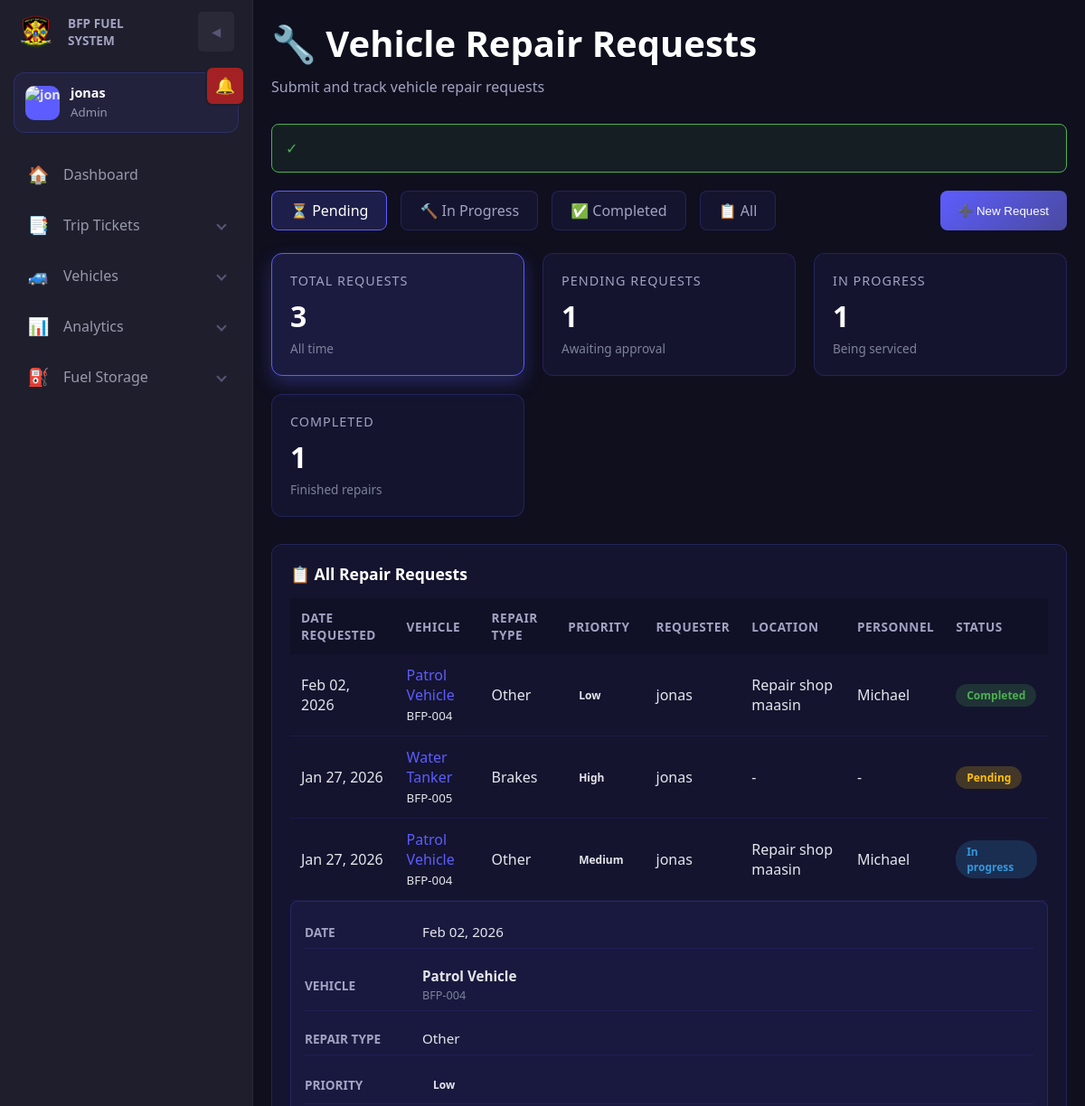
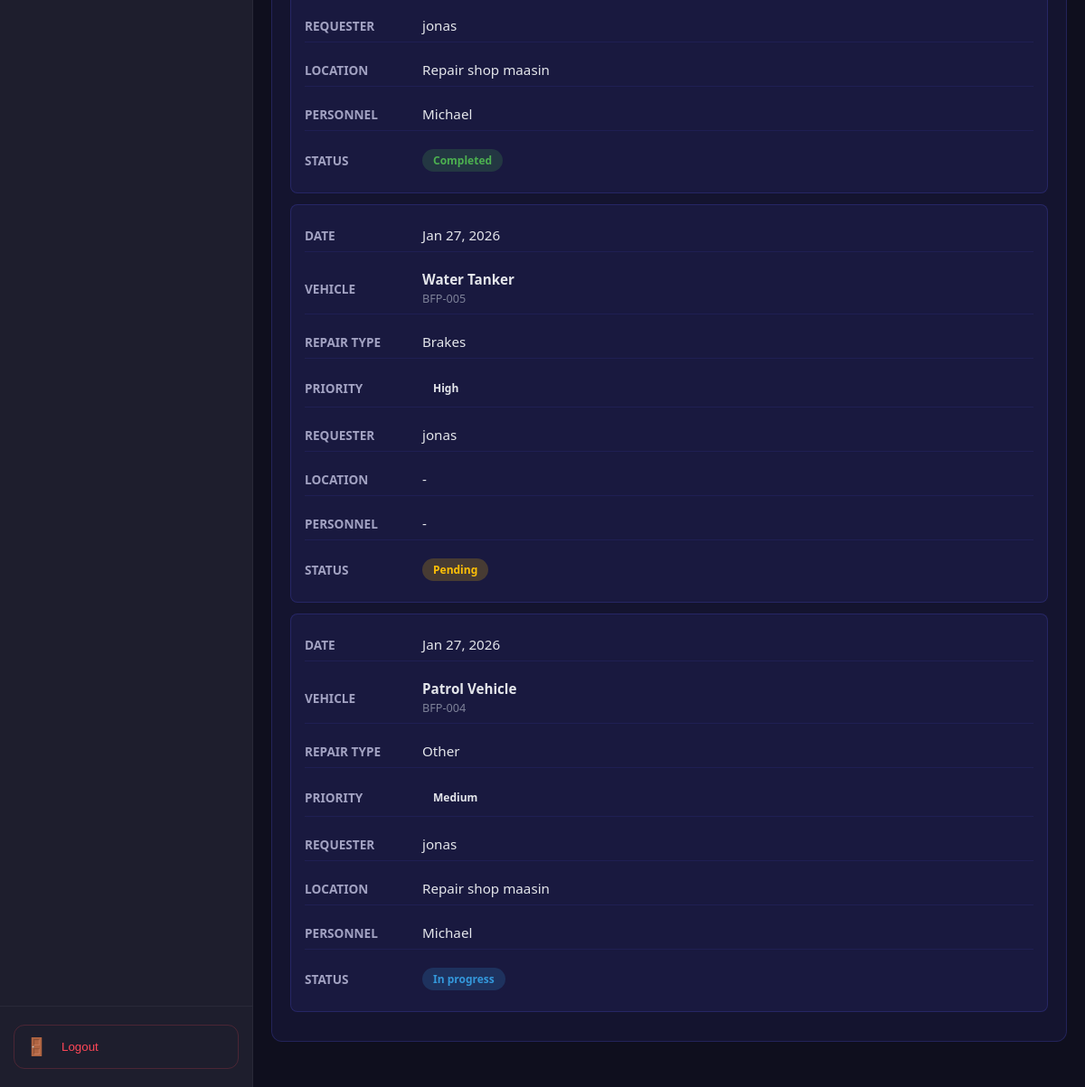
The page /Vehicle_repair_request_list.php (signed in) on the database its author committed (2 pictures, top to bottom).
### tables this page shows
CREATE TABLE `vehicle_repairs` (
  `id` int(11) NOT NULL,
  `vehicle_id` int(11) NOT NULL,
  `user_id` int(11) NOT NULL,
  `requester_name` varchar(100) DEFAULT NULL,
  `repair_type` varchar(100) NOT NULL,
  `description` text NOT NULL,
  `priority` enum('low','medium','high','urgent') DEFAULT 'medium',
  `status` enum('pending','approved','in_progress','completed','rejected') DEFAULT 'pending',
  `requested_date` timestamp NOT NULL DEFAULT current_timestamp(),
  `approval_date` datetime DEFAULT NULL,
  `completed_date` datetime DEFAULT NULL,
  `approved_by` int(11) DEFAULT NULL,
  `approver_name` varchar(100) DEFAULT NULL,
  `notes` text DEFAULT NULL,
  `taken_by_personnel` varchar(100) DEFAULT NULL COMMENT 'Person who brought the vehicle to the shop',
  `repair_location` varchar(255) DEFAULT NULL,
  `actual_repair_date` date DEFAULT NULL
);

CREATE TABLE `vehicles` (
  `id` int(11) NOT NULL,
  `vehicle_no` varchar(50) NOT NULL,
  `vehicle_type` varchar(100) NOT NULL,
  `make` varchar(100) DEFAULT NULL,
  `model` varchar(100) DEFAULT NULL,
  `year` int(4) DEFAULT NULL,
  `color` varchar(50) DEFAULT NULL,
  `engine_no` varchar(100) DEFAULT NULL,
  `chassis_no` varchar(100) DEFAULT NULL,
  `fuel_type` enum('gasoline','diesel','hybrid','lpg') DEFAULT 'gasoline',
  `fuel_capacity` decimal(10,2) DEFAULT 0.00,
  `current_fuel` decimal(10,2) DEFAULT 0.00,
  `gps_enabled` tinyint(1) DEFAULT 0,
  `gps_device_id` varchar(100) DEFAULT NULL,
  `sensor_enabled` tinyint(1) DEFAULT 0,
  `sensor_device_id` varchar(100) DEFAULT NULL,
  `vehicle_photo` varchar(255) DEFAULT NULL,
  `description` text DEFAULT NULL COMMENT 'Vehicle description and details',
  `status` enum('available','deployed','inactive','in_repair') DEFAULT 'available',
  `created_at` timestamp NOT NULL DEFAULT current_timestamp()
);

### Vehicle_repair_request_list.php (the view, shortened to what this page needs)
<?php
require_once 'db_connect.php';
$success = '';
$filterStatus = isset($_GET['status']) ? $_GET['status'] : 'pending';
$statusFilter = '';
if ($filterStatus !== 'all') {
    $statusFilter = "WHERE vr.status = :status";
}
$requestQuery = "
    SELECT
        vr.id,
        vr.vehicle_id,
        v.vehicle_no,
        v.vehicle_type,
        vr.repair_type,
        vr.description,
        vr.status,
        vr.priority,
        vr.requester_name,
        vr.taken_by_personnel,
        vr.repair_location,
        vr.actual_repair_date,
        vr.notes,
        vr.requested_date,
        vr.approval_date,
        vr.completed_date
    FROM vehicle_repairs vr
    LEFT JOIN vehicles v ON vr.vehicle_id = v.id
    $statusFilter
    ORDER BY vr.requested_date DESC
";
try {
    $requestStmt = $pdo->prepare($requestQuery);
    if ($filterStatus !== 'all') {
        $requestStmt->bindValue(':status', $filterStatus, PDO::PARAM_STR);
    }
    $requestStmt->execute();
    $requests = $requestStmt->fetchAll(PDO::FETCH_ASSOC);
} catch (Exception $e) {
    $requests = [];
    $error = "Error fetching requests: " . $e->getMessage();
}
$statsQuery = "SELECT
    COUNT(*) as total,
    SUM(CASE WHEN status = 'pending' THEN 1 ELSE 0 END) as pending_count,
    SUM(CASE WHEN status = 'in_progress' THEN 1 ELSE 0 END) as in_progress_count,
    SUM(CASE WHEN status = 'completed' THEN 1 ELSE 0 END) as completed_count
FROM vehicle_repairs";
try {
    $statsResult = $pdo->query($statsQuery);
    $stats = $statsResult->fetch(PDO::FETCH_ASSOC);
} catch (Exception $e) {
    $stats = ['total' => 0, 'pending_count' => 0, 'in_progress_count' => 0, 'completed_count' => 0];
}
?>
<!DOCTYPE html>
<html lang="en">
<head>
</head>
<body>
<div class="wrapper">
    <?php include("Components/Sidebar.php"); ?>
    <main>
        <div class="content">
            <div class="header">
                <h1>🔧 Vehicle Repair Requests</h1>
                <p>Submit and track vehicle repair requests</p>
            </div>
            <?php if (isset($success)): ?>
                <div class="success-message">
                    <span>✓</span>
                </div>
            <?php endif; ?>
            <div class="filter-section">
                <a href="?status=pending" class="filter-btn <?php echo $filterStatus === 'pending' ? 'active' : ''; ?>">⏳ Pending</a>
                <a href="?status=in_progress" class="filter-btn <?php echo $filterStatus === 'in_progress' ? 'active' : ''; ?>">🔨 In Progress</a>
                <a href="?status=completed" class="filter-btn <?php echo $filterStatus === 'completed' ? 'active' : ''; ?>">✅ Completed</a>
                <a href="?status=all" class="filter-btn <?php echo $filterStatus === 'all' ? 'active' : ''; ?>">📋 All</a>
                <button class="btn-new-request" onclick="openRequestModal()">➕ New Request</button>
            </div>
            <div class="stats-grid">
                <div class="stat-card active" onclick="showRequestPage('all')">
                    <div class="stat-label">Total Requests</div>
                    <div class="stat-value"><?php echo $stats['total']; ?></div>
                    <div class="stat-unit">All time</div>
                </div>
                <div class="stat-card" onclick="showRequestPage('pending')">
                    <div class="stat-label">Pending Requests</div>
                    <div class="stat-value"><?php echo $stats['pending_count']; ?></div>
                    <div class="stat-unit">Awaiting approval</div>
                </div>
                <div class="stat-card" onclick="showRequestPage('in_progress')">
                    <div class="stat-label">In Progress</div>
                    <div class="stat-value"><?php echo $stats['in_progress_count']; ?></div>
                    <div class="stat-unit">Being serviced</div>
                </div>
                <div class="stat-card" onclick="showRequestPage('completed')">
                    <div class="stat-label">Completed</div>
                    <div class="stat-value"><?php echo $stats['completed_count']; ?></div>
                    <div class="stat-unit">Finished repairs</div>
                </div>
            </div>
            <div class="request-page active" id="page-all">
                <div class="table-section">
                    <h3>📋 All Repair Requests</h3>
                    <table class="show-on-desktop">
                        <thead>
                            <tr>
                                <th>Date Requested</th>
                                <th>Vehicle</th>
                                <th>Repair Type</th>
                                <th>Priority</th>
                                <th>Requester</th>
                                <th>Location</th>
                                <th>Personnel</th>
                                <th>Status</th>
                            </tr>
                        </thead>
                        <tbody>
                            <?php
                            $allQuery = "
                                SELECT
                                    vr.id,
                                    vr.vehicle_id,
                                    v.vehicle_no,
                                    v.vehicle_type,
                                    vr.repair_type,
                                    vr.description,
                                    vr.status,
                                    vr.priority,
                                    vr.requester_name,
                                    vr.taken_by_personnel,
                                    vr.repair_location,
                                    vr.actual_repair_date,
                                    vr.notes,
                                    vr.requested_date,
                                    vr.approval_date,
                                    vr.completed_date
                                FROM vehicle_repairs vr
                                LEFT JOIN vehicles v ON vr.vehicle_id = v.id
                                ORDER BY vr.requested_date DESC
                            ";
                            try {
                                $allStmt = $pdo->prepare($allQuery);
                                $allStmt->execute();
                                $allRequests = $allStmt->fetchAll(PDO::FETCH_ASSOC);
                            } catch (Exception $e) {
                                $allRequests = [];
                            }
                            if (count($allRequests) > 0):
                                foreach ($allRequests as $request): ?>
                                <tr>
                                    <td><?php echo date('M d, Y', strtotime($request['requested_date'])); ?></td>
                                    <td>
                                        <div class="vehicle-name"><?php echo htmlspecialchars($request['vehicle_type'] ?? 'Unknown'); ?></div>
                                        <small><?php echo htmlspecialchars($request['vehicle_no']); ?></small>
                                    </td>
                                    <td><?php echo htmlspecialchars($request['repair_type']); ?></td>
                                    <td>
                                        <span class="status-badge status-<?php echo strtolower($request['priority']); ?>">
                                            <?php echo ucfirst(htmlspecialchars($request['priority'])); ?>
                                        </span>
                                    </td>
                                    <td><?php echo htmlspecialchars($request['requester_name'] ?? '-'); ?></td>
                                    <td><?php echo htmlspecialchars($request['repair_location'] ?? '-'); ?></td>
                                    <td><?php echo htmlspecialchars($request['taken_by_personnel'] ?? '-'); ?></td>
                                    <td>
                                        <span class="status-badge status-<?php echo strtolower(str_replace('_', '-', $request['status'])); ?>">
                                            <?php echo ucfirst(str_replace('_', ' ', htmlspecialchars($request['status']))); ?>
                                        </span>
                                    </td>
                                </tr>
                            <?php endforeach;
                            else: ?>
                                <tr><td colspan="8" style="text-align: center; padding: 30px; color: #a2a2c2;">No requests found</td></tr>
                            <?php endif; ?>
                        </tbody>
                    </table>
                    <div id="all-cards">
                        <?php if (count($allRequests) > 0): ?>
                            <?php foreach ($allRequests as $request): ?>
                                <div class="table-card show-on-mobile">
                                    <div class="card-row">
                                        <div class="card-label">Date</div>
                                        <div class="card-value"><?php echo date('M d, Y', strtotime($request['requested_date'])); ?></div>
                                    </div>
                                    <div class="card-row">
                                        <div class="card-label">Vehicle</div>
                                        <div class="card-value">
                                            <strong><?php echo htmlspecialchars($request['vehicle_type'] ?? 'Unknown'); ?></strong><br>
                                            <small style="color: #7e8299;"><?php echo htmlspecialchars($request['vehicle_no']); ?></small>
                                        </div>
                                    </div>
                                    <div class="card-row">
                                        <div class="card-label">Repair Type</div>
                                        <div class="card-value"><?php echo htmlspecialchars($request['repair_type']); ?></div>
                                    </div>
                                    <div class="card-row">
                                        <div class="card-label">Priority</div>
                                        <div class="card-value">
                                            <span class="status-badge status-<?php echo strtolower($request['priority']); ?>">
                                                <?php echo ucfirst(htmlspecialchars($request['priority'])); ?>
                                            </span>
                                        </div>
                                    </div>
                                    <div class="card-row">
                                        <div class="card-label">Requester</div>
                                        <div class="card-value"><?php echo htmlspecialchars($request['requester_name'] ?? '-'); ?></div>
                                    </div>
                                    <div class="card-row">
                                        <div class="card-label">Location</div>
                                        <div class="card-value"><?php echo htmlspecialchars($request['repair_location'] ?? '-'); ?></div>
                                    </div>
                                    <div class="card-row">
                                        <div class="card-label">Personnel</div>
                                        <div class="card-value"><?php echo htmlspecialchars($request['taken_by_personnel'] ?? '-'); ?></div>
                                    </div>
                                    <div class="card-row">
                                        <div class="card-label">Status</div>
                                        <div class="card-value">
                                            <span class="status-badge status-<?php echo strtolower(str_replace('_', '-', $request['status'])); ?>">
                                                <?php echo ucfirst(str_replace('_', ' ', htmlspecialchars($request['status']))); ?>
                                            </span>
                                        </div>
                                    </div>
                                </div>
                            <?php endforeach; ?>
                        <?php else: ?>
                            <div style="text-align: center; padding: 30px; color: #a2a2c2;">No requests found</div>
                        <?php endif; ?>
                    </div>
                </div>
            </div>
        </div>
    </main>
</div>
</body>
</html>

### rows shown on the page
vehicle_repairs: requested_date "Feb 02, 2026", vehicle.vehicle_type "Patrol Vehicle", vehicle.vehicle_no "BFP-004", repair_type "Other", priority "Low", requester_name "jonas", repair_location "Repair shop maasin", taken_by_personnel "Michael", status "Completed"
vehicle_repairs: requested_date "Jan 27, 2026", vehicle.vehicle_type "Water Tanker", vehicle.vehicle_no "BFP-005", repair_type "Brakes", priority "High", requester_name "jonas", repair_location "-", taken_by_personnel "-", status "Pending"
vehicle_repairs: requested_date "Jan 27, 2026", vehicle.vehicle_type "Patrol Vehicle", vehicle.vehicle_no "BFP-004", repair_type "Other", priority "Medium", requester_name "jonas", repair_location "Repair shop maasin", taken_by_personnel "Michael", status "In progress"

### other values the page prints
$userName "jonas"
$userRole "Admin"
$stats['total'] "3"
$stats['pending_count'] "1"
$stats['in_progress_count'] "1"
$stats['completed_count'] "1"
